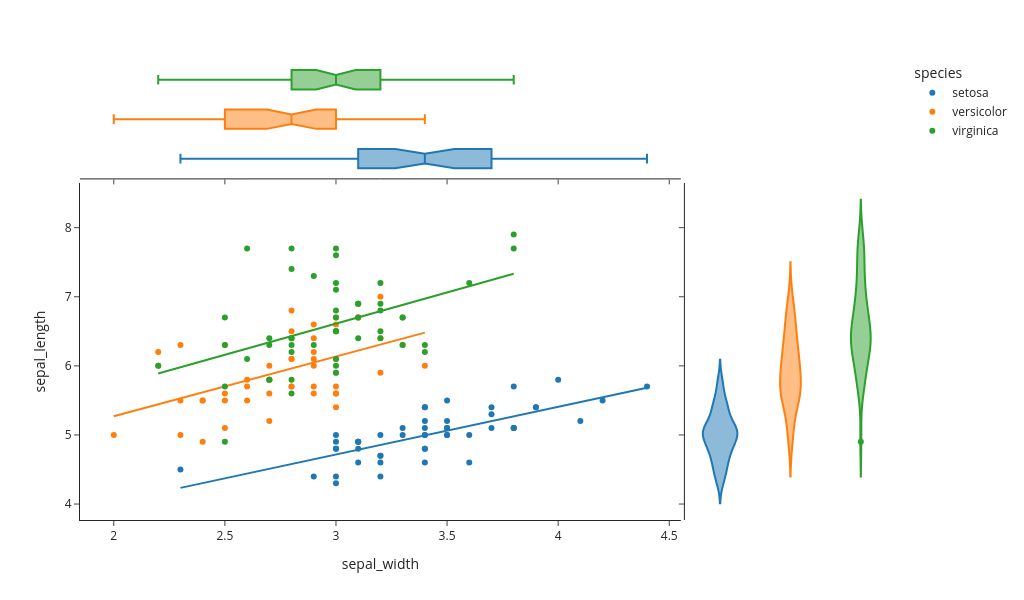

This figure's notebook cell:
### Markdown cell above
#### Interactive Visualisation with Plotly

* `plotly` enables interactive, web-based visualisations directly in the notebook.
* The syntax is similar to matplotlib, but the output is interactive (zoom, hover, etc.).

### Code cell
import plotly.express as px
df = px.data.iris()
fig = px.scatter(df, x="sepal_width", y="sepal_length",
color="species", marginal_y="violin",marginal_x="box",
trendline="ols", template="simple_white",
width=1024, height=600);
fig.show()

### Figure 1 — Plotly figure (JSON) as saved in the notebook; plotly's stock layout.template omitted (floating-point values rounded to 4 significant figures)
{"data": [{"hovertemplate": "species=setosa<br>sepal_width=%{x}<br>sepal_length=%{y}<extra></extra>", "legendgroup": "setosa", "marker": {"color": "#1F77B4", "symbol": "circle"}, "mode": "markers", "name": "setosa", "orientation": "v", "showlegend": true, "type": "scatter", "x": [3.5, 3.0, 3.2, 3.1, 3.6, 3.9, 3.4, 3.4, 2.9, 3.1, 3.7, 3.4, 3.0, 3.0, 4.0, 4.4, 3.9, 3.5, 3.8, 3.8, 3.4, 3.7, 3.6, 3.3, 3.4, 3.0, 3.4, 3.5, 3.4, 3.2, 3.1, 3.4, 4.1, 4.2, 3.1, 3.2, 3.5, 3.1, 3.0, 3.4, 3.5, 2.3, 3.2, 3.5, 3.8, 3.0, 3.8, 3.2, 3.7, 3.3], "xaxis": "x", "y": [5.1, 4.9, 4.7, 4.6, 5.0, 5.4, 4.6, 5.0, 4.4, 4.9, 5.4, 4.8, 4.8, 4.3, 5.8, 5.7, 5.4, 5.1, 5.7, 5.1, 5.4, 5.1, 4.6, 5.1, 4.8, 5.0, 5.0, 5.2, 5.2, 4.7, 4.8, 5.4, 5.2, 5.5, 4.9, 5.0, 5.5, 4.9, 4.4, 5.1, 5.0, 4.5, 4.4, 5.0, 5.1, 4.8, 5.1, 4.6, 5.3, 5.0], "yaxis": "y"}, {"alignmentgroup": "True", "hovertemplate": "species=setosa<br>sepal_width=%{x}<extra></extra>", "legendgroup": "setosa", "marker": {"color": "#1F77B4", "symbol": "circle"}, "name": "setosa", "notched": true, "offsetgroup": "setosa", "showlegend": false, "type": "box", "x": [3.5, 3.0, 3.2, 3.1, 3.6, 3.9, 3.4, 3.4, 2.9, 3.1, 3.7, 3.4, 3.0, 3.0, 4.0, 4.4, 3.9, 3.5, 3.8, 3.8, 3.4, 3.7, 3.6, 3.3, 3.4, 3.0, 3.4, 3.5, 3.4, 3.2, 3.1, 3.4, 4.1, 4.2, 3.1, 3.2, 3.5, 3.1, 3.0, 3.4, 3.5, 2.3, 3.2, 3.5, 3.8, 3.0, 3.8, 3.2, 3.7, 3.3], "xaxis": "x3", "yaxis": "y3"}, {"alignmentgroup": "True", "hovertemplate": "species=setosa<br>sepal_length=%{y}<extra></extra>", "legendgroup": "setosa", "marker": {"color": "#1F77B4", "symbol": "circle"}, "name": "setosa", "offsetgroup": "setosa", "scalegroup": "y", "showlegend": false, "type": "violin", "xaxis": "x2", "y": [5.1, 4.9, 4.7, 4.6, 5.0, 5.4, 4.6, 5.0, 4.4, 4.9, 5.4, 4.8, 4.8, 4.3, 5.8, 5.7, 5.4, 5.1, 5.7, 5.1, 5.4, 5.1, 4.6, 5.1, 4.8, 5.0, 5.0, 5.2, 5.2, 4.7, 4.8, 5.4, 5.2, 5.5, 4.9, 5.0, 5.5, 4.9, 4.4, 5.1, 5.0, 4.5, 4.4, 5.0, 5.1, 4.8, 5.1, 4.6, 5.3, 5.0], "yaxis": "y2"}, {"hovertemplate": "<b>OLS trendline</b><br>sepal_length = 0.690854 * sepal_width + 2.64466<br>R<sup>2</sup>=0.557681<br><br>species=setosa<br>sepal_width=%{x}<br>sepal_length=%{y} <b>(trend)</b><extra></extra>", "legendgroup": "setosa", "marker": {"color": "#1F77B4", "symbol": "circle"}, "mode": "lines", "name": "setosa", "showlegend": false, "type": "scatter", "x": [2.3, 2.9, 3.0, 3.0, 3.0, 3.0, 3.0, 3.0, 3.1, 3.1, 3.1, 3.1, 3.1, 3.2, 3.2, 3.2, 3.2, 3.2, 3.3, 3.3, 3.4, 3.4, 3.4, 3.4, 3.4, 3.4, 3.4, 3.4, 3.4, 3.5, 3.5, 3.5, 3.5, 3.5, 3.5, 3.6, 3.6, 3.7, 3.7, 3.7, 3.8, 3.8, 3.8, 3.8, 3.9, 3.9, 4.0, 4.1, 4.2, 4.4], "xaxis": "x", "y": [4.234, 4.648, 4.717, 4.717, 4.717, 4.717, 4.717, 4.717, 4.786, 4.786, 4.786, 4.786, 4.786, 4.855, 4.855, 4.855, 4.855, 4.855, 4.924, 4.924, 4.994, 4.994, 4.994, 4.994, 4.994, 4.994, 4.994, 4.994, 4.994, 5.063, 5.063, 5.063, 5.063, 5.063, 5.063, 5.132, 5.132, 5.201, 5.201, 5.201, 5.27, 5.27, 5.27, 5.27, 5.339, 5.339, 5.408, 5.477, 5.546, 5.684], "yaxis": "y"}, {"hovertemplate": "species=versicolor<br>sepal_width=%{x}<br>sepal_length=%{y}<extra></extra>", "legendgroup": "versicolor", "marker": {"color": "#FF7F0E", "symbol": "circle"}, "mode": "markers", "name": "versicolor", "orientation": "v", "showlegend": true, "type": "scatter", "x": [3.2, 3.2, 3.1, 2.3, 2.8, 2.8, 3.3, 2.4, 2.9, 2.7, 2.0, 3.0, 2.2, 2.9, 2.9, 3.1, 3.0, 2.7, 2.2, 2.5, 3.2, 2.8, 2.5, 2.8, 2.9, 3.0, 2.8, 3.0, 2.9, 2.6, 2.4, 2.4, 2.7, 2.7, 3.0, 3.4, 3.1, 2.3, 3.0, 2.5, 2.6, 3.0, 2.6, 2.3, 2.7, 3.0, 2.9, 2.9, 2.5, 2.8], "xaxis": "x", "y": [7.0, 6.4, 6.9, 5.5, 6.5, 5.7, 6.3, 4.9, 6.6, 5.2, 5.0, 5.9, 6.0, 6.1, 5.6, 6.7, 5.6, 5.8, 6.2, 5.6, 5.9, 6.1, 6.3, 6.1, 6.4, 6.6, 6.8, 6.7, 6.0, 5.7, 5.5, 5.5, 5.8, 6.0, 5.4, 6.0, 6.7, 6.3, 5.6, 5.5, 5.5, 6.1, 5.8, 5.0, 5.6, 5.7, 5.7, 6.2, 5.1, 5.7], "yaxis": "y"}, {"alignmentgroup": "True", "hovertemplate": "species=versicolor<br>sepal_width=%{x}<extra></extra>", "legendgroup": "versicolor", "marker": {"color": "#FF7F0E", "symbol": "circle"}, "name": "versicolor", "notched": true, "offsetgroup": "versicolor", "showlegend": false, "type": "box", "x": [3.2, 3.2, 3.1, 2.3, 2.8, 2.8, 3.3, 2.4, 2.9, 2.7, 2.0, 3.0, 2.2, 2.9, 2.9, 3.1, 3.0, 2.7, 2.2, 2.5, 3.2, 2.8, 2.5, 2.8, 2.9, 3.0, 2.8, 3.0, 2.9, 2.6, 2.4, 2.4, 2.7, 2.7, 3.0, 3.4, 3.1, 2.3, 3.0, 2.5, 2.6, 3.0, 2.6, 2.3, 2.7, 3.0, 2.9, 2.9, 2.5, 2.8], "xaxis": "x3", "yaxis": "y3"}, {"alignmentgroup": "True", "hovertemplate": "species=versicolor<br>sepal_length=%{y}<extra></extra>", "legendgroup": "versicolor", "marker": {"color": "#FF7F0E", "symbol": "circle"}, "name": "versicolor", "offsetgroup": "versicolor", "scalegroup": "y", "showlegend": false, "type": "violin", "xaxis": "x2", "y": [7.0, 6.4, 6.9, 5.5, 6.5, 5.7, 6.3, 4.9, 6.6, 5.2, 5.0, 5.9, 6.0, 6.1, 5.6, 6.7, 5.6, 5.8, 6.2, 5.6, 5.9, 6.1, 6.3, 6.1, 6.4, 6.6, 6.8, 6.7, 6.0, 5.7, 5.5, 5.5, 5.8, 6.0, 5.4, 6.0, 6.7, 6.3, 5.6, 5.5, 5.5, 6.1, 5.8, 5.0, 5.6, 5.7, 5.7, 6.2, 5.1, 5.7], "yaxis": "y2"}, {"hovertemplate": "<b>OLS trendline</b><br>sepal_length = 0.865078 * sepal_width + 3.53973<br>R<sup>2</sup>=0.276582<br><br>species=versicolor<br>sepal_width=%{x}<br>sepal_length=%{y} <b>(trend)</b><extra></extra>", "legendgroup": "versicolor", "marker": {"color": "#FF7F0E", "symbol": "circle"}, "mode": "lines", "name": "versicolor", "showlegend": false, "type": "scatter", "x": [2.0, 2.2, 2.2, 2.3, 2.3, 2.3, 2.4, 2.4, 2.4, 2.5, 2.5, 2.5, 2.5, 2.6, 2.6, 2.6, 2.7, 2.7, 2.7, 2.7, 2.7, 2.8, 2.8, 2.8, 2.8, 2.8, 2.8, 2.9, 2.9, 2.9, 2.9, 2.9, 2.9, 2.9, 3.0, 3.0, 3.0, 3.0, 3.0, 3.0, 3.0, 3.0, 3.1, 3.1, 3.1, 3.2, 3.2, 3.2, 3.3, 3.4], "xaxis": "x", "y": [5.27, 5.443, 5.443, 5.529, 5.529, 5.529, 5.616, 5.616, 5.616, 5.702, 5.702, 5.702, 5.702, 5.789, 5.789, 5.789, 5.875, 5.875, 5.875, 5.875, 5.875, 5.962, 5.962, 5.962, 5.962, 5.962, 5.962, 6.048, 6.048, 6.048, 6.048, 6.048, 6.048, 6.048, 6.135, 6.135, 6.135, 6.135, 6.135, 6.135, 6.135, 6.135, 6.221, 6.221, 6.221, 6.308, 6.308, 6.308, 6.394, 6.481], "yaxis": "y"}, {"hovertemplate": "species=virginica<br>sepal_width=%{x}<br>sepal_length=%{y}<extra></extra>", "legendgroup": "virginica", "marker": {"color": "#2CA02C", "symbol": "circle"}, "mode": "markers", "name": "virginica", "orientation": "v", "showlegend": true, "type": "scatter", "x": [3.3, 2.7, 3.0, 2.9, 3.0, 3.0, 2.5, 2.9, 2.5, 3.6, 3.2, 2.7, 3.0, 2.5, 2.8, 3.2, 3.0, 3.8, 2.6, 2.2, 3.2, 2.8, 2.8, 2.7, 3.3, 3.2, 2.8, 3.0, 2.8, 3.0, 2.8, 3.8, 2.8, 2.8, 2.6, 3.0, 3.4, 3.1, 3.0, 3.1, 3.1, 3.1, 2.7, 3.2, 3.3, 3.0, 2.5, 3.0, 3.4, 3.0], "xaxis": "x", "y": [6.3, 5.8, 7.1, 6.3, 6.5, 7.6, 4.9, 7.3, 6.7, 7.2, 6.5, 6.4, 6.8, 5.7, 5.8, 6.4, 6.5, 7.7, 7.7, 6.0, 6.9, 5.6, 7.7, 6.3, 6.7, 7.2, 6.2, 6.1, 6.4, 7.2, 7.4, 7.9, 6.4, 6.3, 6.1, 7.7, 6.3, 6.4, 6.0, 6.9, 6.7, 6.9, 5.8, 6.8, 6.7, 6.7, 6.3, 6.5, 6.2, 5.9], "yaxis": "y"}, {"alignmentgroup": "True", "hovertemplate": "species=virginica<br>sepal_width=%{x}<extra></extra>", "legendgroup": "virginica", "marker": {"color": "#2CA02C", "symbol": "circle"}, "name": "virginica", "notched": true, "offsetgroup": "virginica", "showlegend": false, "type": "box", "x": [3.3, 2.7, 3.0, 2.9, 3.0, 3.0, 2.5, 2.9, 2.5, 3.6, 3.2, 2.7, 3.0, 2.5, 2.8, 3.2, 3.0, 3.8, 2.6, 2.2, 3.2, 2.8, 2.8, 2.7, 3.3, 3.2, 2.8, 3.0, 2.8, 3.0, 2.8, 3.8, 2.8, 2.8, 2.6, 3.0, 3.4, 3.1, 3.0, 3.1, 3.1, 3.1, 2.7, 3.2, 3.3, 3.0, 2.5, 3.0, 3.4, 3.0], "xaxis": "x3", "yaxis": "y3"}, {"alignmentgroup": "True", "hovertemplate": "species=virginica<br>sepal_length=%{y}<extra></extra>", "legendgroup": "virginica", "marker": {"color": "#2CA02C", "symbol": "circle"}, "name": "virginica", "offsetgroup": "virginica", "scalegroup": "y", "showlegend": false, "type": "violin", "xaxis": "x2", "y": [6.3, 5.8, 7.1, 6.3, 6.5, 7.6, 4.9, 7.3, 6.7, 7.2, 6.5, 6.4, 6.8, 5.7, 5.8, 6.4, 6.5, 7.7, 7.7, 6.0, 6.9, 5.6, 7.7, 6.3, 6.7, 7.2, 6.2, 6.1, 6.4, 7.2, 7.4, 7.9, 6.4, 6.3, 6.1, 7.7, 6.3, 6.4, 6.0, 6.9, 6.7, 6.9, 5.8, 6.8, 6.7, 6.7, 6.3, 6.5, 6.2, 5.9], "yaxis": "y2"}, {"hovertemplate": "<b>OLS trendline</b><br>sepal_length = 0.901534 * sepal_width + 3.90684<br>R<sup>2</sup>=0.209057<br><br>species=virginica<br>sepal_width=%{x}<br>sepal_length=%{y} <b>(trend)</b><extra></extra>", "legendgroup": "virginica", "marker": {"color": "#2CA02C", "symbol": "circle"}, "mode": "lines", "name": "virginica", "showlegend": false, "type": "scatter", "x": [2.2, 2.5, 2.5, 2.5, 2.5, 2.6, 2.6, 2.7, 2.7, 2.7, 2.7, 2.8, 2.8, 2.8, 2.8, 2.8, 2.8, 2.8, 2.8, 2.9, 2.9, 3.0, 3.0, 3.0, 3.0, 3.0, 3.0, 3.0, 3.0, 3.0, 3.0, 3.0, 3.0, 3.1, 3.1, 3.1, 3.1, 3.2, 3.2, 3.2, 3.2, 3.2, 3.3, 3.3, 3.3, 3.4, 3.4, 3.6, 3.8, 3.8], "xaxis": "x", "y": [5.89, 6.161, 6.161, 6.161, 6.161, 6.251, 6.251, 6.341, 6.341, 6.341, 6.341, 6.431, 6.431, 6.431, 6.431, 6.431, 6.431, 6.431, 6.431, 6.521, 6.521, 6.611, 6.611, 6.611, 6.611, 6.611, 6.611, 6.611, 6.611, 6.611, 6.611, 6.611, 6.611, 6.702, 6.702, 6.702, 6.702, 6.792, 6.792, 6.792, 6.792, 6.792, 6.882, 6.882, 6.882, 6.972, 6.972, 7.152, 7.333, 7.333], "yaxis": "y"}], "layout": {"height": 600, "legend": {"title": {"text": "species"}, "tracegroupgap": 0}, "margin": {"t": 60}, "width": 1024, "xaxis": {"anchor": "y", "domain": [0.0, 0.7363], "title": {"text": "sepal_width"}}, "xaxis2": {"anchor": "y2", "domain": [0.7413, 1.0], "matches": "x2", "showline": false, "showticklabels": false, "ticks": ""}, "xaxis3": {"anchor": "y3", "domain": [0.0, 0.7363], "matches": "x", "showticklabels": false}, "xaxis4": {"anchor": "y4", "domain": [0.7413, 1.0], "matches": "x2", "showline": false, "showticklabels": false, "ticks": ""}, "yaxis": {"anchor": "x", "domain": [0.0, 0.7326], "title": {"text": "sepal_length"}}, "yaxis2": {"anchor": "x2", "domain": [0.0, 0.7326], "matches": "y", "showticklabels": false}, "yaxis3": {"anchor": "x3", "domain": [0.7426, 1.0], "matches": "y3", "showline": false, "showticklabels": false, "ticks": ""}, "yaxis4": {"anchor": "x4", "domain": [0.7426, 1.0], "matches": "y3", "showline": false, "showticklabels": false, "ticks": ""}}}
